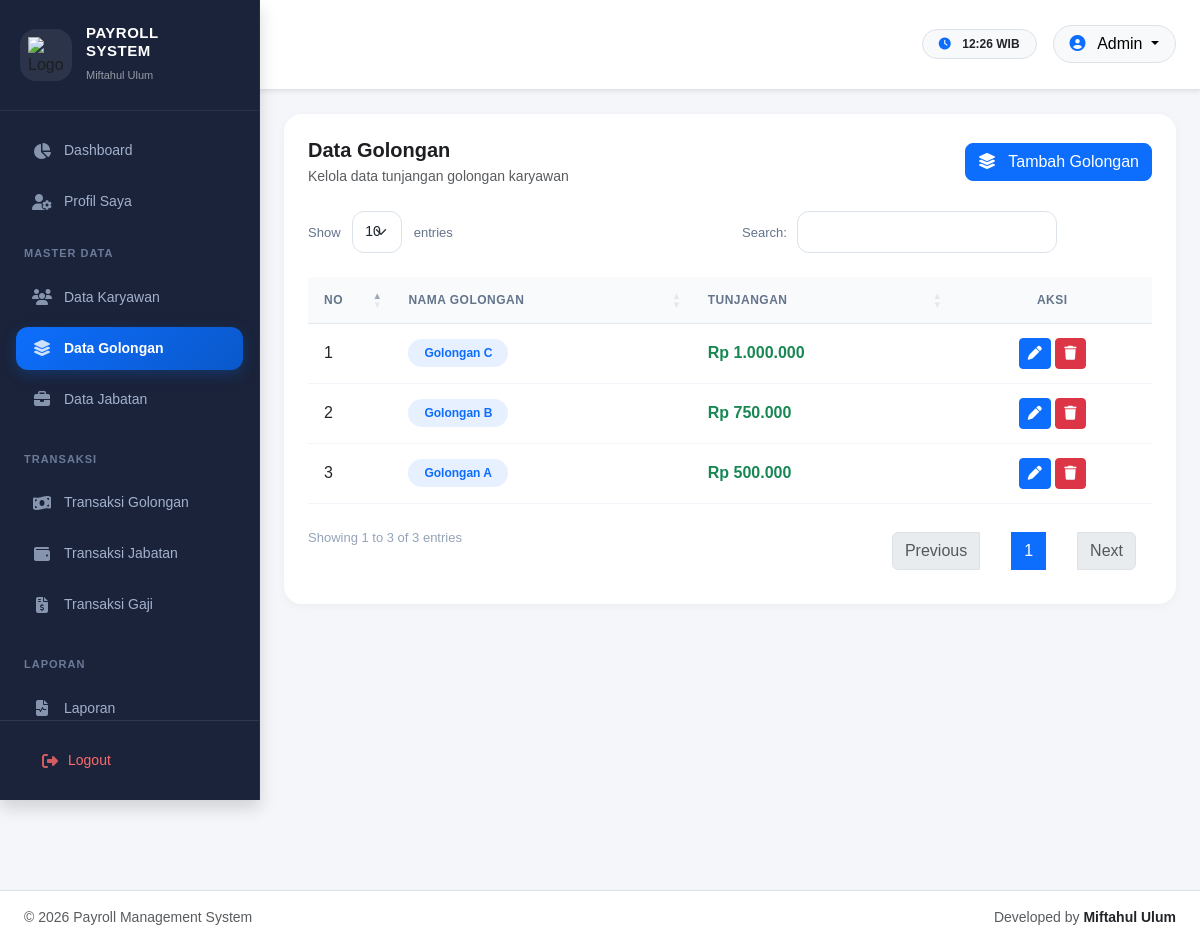
The page /index.php?page=golongan (signed in) on the database its author committed.
### tables this page shows
CREATE TABLE golongan (
id_golongan INT AUTO_INCREMENT PRIMARY KEY,
nama_golongan VARCHAR(100) NOT NULL,
tunjangan_golongan BIGINT NOT NULL DEFAULT 0,
created_at TIMESTAMP DEFAULT CURRENT_TIMESTAMP
);

### pages/golongan/index.php (the view, shortened to what this page needs)
<div class="card-dashboard p-4">
    <div class="d-flex justify-content-between align-items-center flex-wrap gap-3 mb-4">
        <div>
            <h5 class="fw-bold mb-1">
                Data Golongan
            </h5>
            <p class="text-muted small mb-0">
                Kelola data tunjangan golongan karyawan
            </p>
        </div>
        <button class="btn btn-primary rounded-3" data-bs-toggle="collapse" data-bs-target="#formTambahGolongan">
            <i class="fa-solid fa-layer-group me-2"></i>
            Tambah Golongan
        </button>
    </div>
    <div class="table-responsive">
        <table class="table table-hover align-middle datatable">
            <thead class="table-light">
                <tr>
                    <th width="10%">
                        No
                    </th>
                    <th>
                        Nama Golongan
                    </th>
                    <th>
                        Tunjangan
                    </th>
                    <th class="text-center no-sort">
                        Aksi
                    </th>
                </tr>
            </thead>
            <tbody>
                <?php
                $no = 1;
                $sql = mysqli_query(
                    $koneksi,
                    "SELECT *
                     FROM golongan
                     ORDER BY id_golongan DESC"
                );
                while ($row = mysqli_fetch_assoc($sql)) {
                ?>
                <tr>
                    <td>
                        <?= $no++ ?>
                    </td>
                    <td>
                        <span class="badge bg-primary bg-opacity-10 text-primary px-3 py-2 rounded-pill">
                            <?= $row['nama_golongan'] ?>
                        </span>
                    </td>
                    <td class="fw-bold text-success">
                        Rp
                        <?= number_format($row['tunjangan_golongan'], 0, ',', '.') ?>
                    </td>
                    <td class="text-center">
                        <button class="btn btn-primary btn-sm" data-bs-toggle="modal"
                            data-bs-target="#edit<?= $row['id_golongan'] ?>">
                            <i class="fa-solid fa-pen"></i>
                        </button>
                        <a href="index.php?page=golongan&action=hapus&id=<?= $row['id_golongan'] ?>"
                            class="btn btn-danger btn-sm" data-delete="true" data-message="Hapus data golongan ini?">
                            <i class="fa-solid fa-trash"></i>
                        </a>
                    </td>
                </tr>
                <?php } ?>
            </tbody>
        </table>
    </div>
</div>

### assets/css/style.css (style rules this page uses)
:root { --primary: #3e7ccb; --primary-hover: #3469ad; --bg-light: #f5f7fb; }
body { background-color: var(--bg-light); color: #1c1e21; overflow-x: hidden; font-family: "Plus Jakarta Sans", sans-serif; }
* { scrollbar-width: thin; scrollbar-color: #ccc #f1f1f1; }
body { background: #f4f6f9; }
.card-dashboard { background: white; border-radius: 24px; box-shadow: 0 2px 10px rgba(0, 0, 0, 0.04); }

### assets/css/dashboard.css (style rules this page uses)
.card-dashboard { border: none; border-radius: 18px; overflow: hidden; transition: transform 0.25s ease, box-shadow 0.25s ease; background: #fff; }

### assets/css/datatable.css (style rules this page uses)
table.dataTable { border-collapse: separate !important; border-spacing: 0; }
table.dataTable thead th { background: #f8fafc !important; color: #64748b !important; font-size: 12px; font-weight: 700; text-transform: uppercase; letter-spacing: 0.5px; border-bottom: 1px solid #e2e8f0 !important; padding: 14px 16px !important; }
table.dataTable tbody td { padding: 14px 16px !important; vertical-align: middle; border-bottom: 1px solid #f1f5f9; }
table.dataTable tbody tr { transition: background 0.2s ease; }

### rows shown on the page
golongan: nama_golongan "Golongan C", tunjangan_golongan "1.000.000"
golongan: nama_golongan "Golongan B", tunjangan_golongan "750.000"
golongan: nama_golongan "Golongan A", tunjangan_golongan "500.000"

### other values the page prints
$_SESSION['role'] "Admin"
